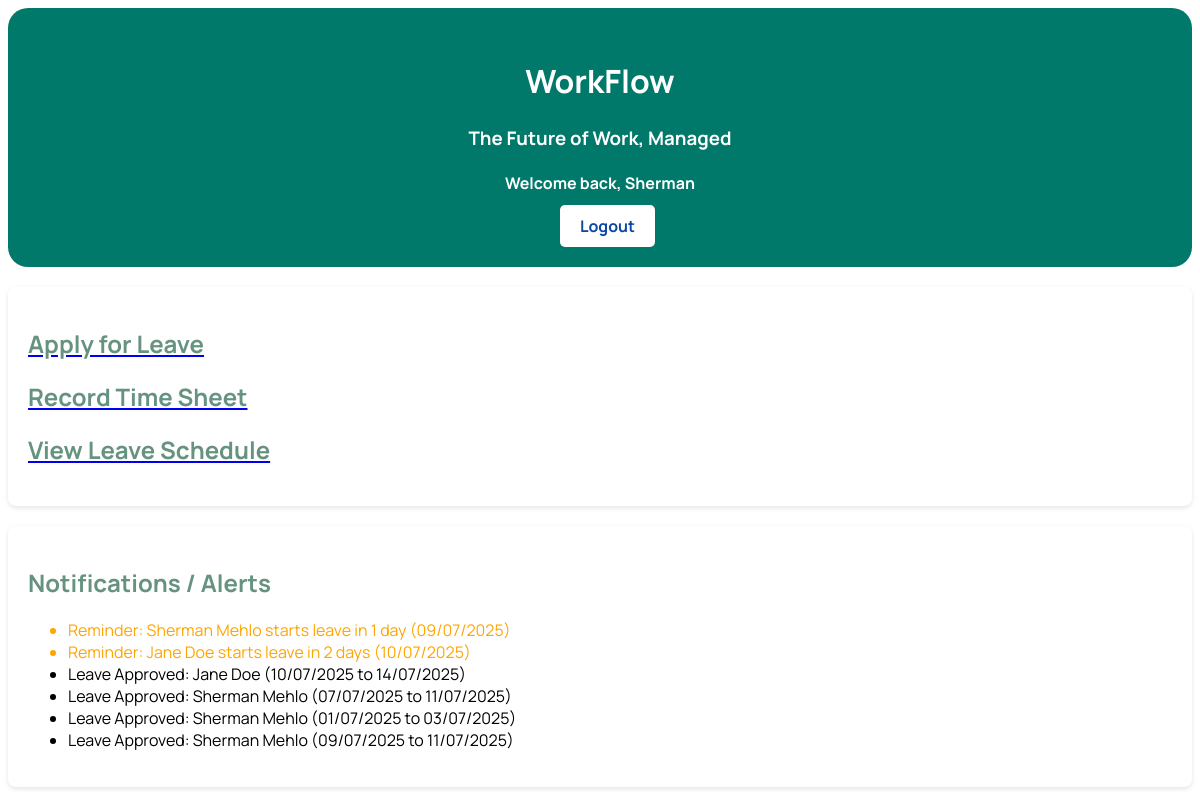
/employee_home.php (signed in), run on the app's committed database.
### tables this page shows
CREATE TABLE IF NOT EXISTS `leave_apps` (
  `id` int NOT NULL AUTO_INCREMENT,
  `first_name` varchar(100) DEFAULT NULL,
  `last_name` varchar(100) DEFAULT NULL,
  `employee_no` int NOT NULL,
  `date_from` date DEFAULT NULL,
  `date_to` date DEFAULT NULL,
  `leave_type` enum('vacation','annual','maternity','paternity','bereavement','sick','unpaid') DEFAULT NULL,
  `reason` varchar(30) DEFAULT NULL,
  `status` enum('pending','approved','rejected') DEFAULT 'pending',
  PRIMARY KEY (`id`)
);

CREATE TABLE IF NOT EXISTS `employees` (
  `id` int NOT NULL AUTO_INCREMENT,
  `first_name` varchar(50) NOT NULL,
  `last_name` varchar(255) NOT NULL,
  `national_id` varchar(50) NOT NULL,
  `dob` date NOT NULL,
  `address` varchar(50) NOT NULL,
  `email` varchar(50) NOT NULL,
  `mobile` int NOT NULL,
  `position` varchar(50) NOT NULL,
  `department` varchar(50) NOT NULL,
  `employee_no` int NOT NULL,
  `wage_rate` int DEFAULT NULL,
  `gender` enum('male','female') DEFAULT NULL,
  `kin` varchar(50) NOT NULL,
  `kin_contact` varchar(50) NOT NULL,
  `date_joined` datetime DEFAULT CURRENT_TIMESTAMP,
  `status` enum('Active','Suspended','Terminated') DEFAULT 'Active',
  PRIMARY KEY (`id`)
);

### employee_home.php (the view, shortened to what this page needs)
<?php
include 'db_connect.php';
?>
<!DOCTYPE html>
<html lang="en">
<head>
    <link rel="stylesheet" href="home.css">
</head>
<body>
<div class="welcome-banner">
    <h1>WorkFlow</h1>
    <h3>The Future of Work, Managed</h3>
    <h4>Welcome back, <?php echo htmlspecialchars($_SESSION['username']); ?></h4>
    <div class="banner-buttons">
      <a href="logout.php">Logout</a>
    </div>
</div>
  <div class="section">
    <a href="leave_form.html"><h2>Apply for Leave</h2></a>
    <a href="timesheet.html"><h2>Record Time Sheet</h2></a>
    <a href="view_leaves.php"><h2>View Leave Schedule</h2></a>
  </div>
  <div class="section">
    <h2>Notifications / Alerts</h2>
    <ul>
      <?php
      $reminderDays = 7;
      $today = date('Y-m-d');
      $upcomingSql = "SELECT e.first_name, e.last_name, l.date_from
                      FROM leave_apps l
                      JOIN employees e ON l.employee_no = e.employee_no
                      WHERE l.status = 'approved'
                        AND l.date_from > ?
                        AND l.date_from <= DATE_ADD(?, INTERVAL ? DAY)
                      ORDER BY l.date_from ASC";
      $upcomingStmt = $conn->prepare($upcomingSql);
      $upcomingStmt->bind_param("ssi", $today, $today, $reminderDays);
      $upcomingStmt->execute();
      $upcomingResult = $upcomingStmt->get_result();
      if ($upcomingResult && $upcomingResult->num_rows > 0) {
        while ($row = $upcomingResult->fetch_assoc()) {
          $leave_date = strtotime($row['date_from']);
          $days_left = (int) ceil(($leave_date - strtotime($today)) / 86400);
          echo "<li style='color: orange;'>Reminder: " . htmlspecialchars($row['first_name'] . " " . $row['last_name']) .
               " starts leave in " . $days_left . " day" . ($days_left !== 1 ? 's' : '') .
               " (" . date("d/m/Y", $leave_date) . ")</li>";
        }
      }
      $leaveSql = "SELECT e.first_name, e.last_name, l.date_from, l.date_to
                   FROM leave_apps l
                   JOIN employees e ON l.employee_no = e.employee_no
                   WHERE l.status = 'approved'
                   ORDER BY l.status DESC
                   LIMIT 10";
      $leaveResult = $conn->query($leaveSql);
      if ($leaveResult && $leaveResult->num_rows > 0) {
        while ($leave = $leaveResult->fetch_assoc()) {
          echo "<li>Leave Approved: " . htmlspecialchars($leave['first_name'] . " " . $leave['last_name']) .
               " (" . date("d/m/Y", strtotime($leave['date_from'])) . " to " . date("d/m/Y", strtotime($leave['date_to'])) . ")</li>";
        }
      } else {
        echo "<li>No recent approved leave applications.</li>";
      }
      ?>
    </ul>
  </div>
</body>
</html>

### home.css (style rules this page uses)
body { font-family: "Manrope", sans-serif; }
.welcome-banner { background-color: #00796b; color: white; padding: 30px; text-align: center; border-radius: 20px; }
.banner-buttons a { background-color: white; color: #0d47a1; padding: 10px 20px; text-decoration: none; margin-left: 15px; border-radius: 5px; font-weight: bold; transition: 0.3s; }
.section { background: white; margin-top: 20px; padding: 20px; border-radius: 8px; box-shadow: 0 2px 5px rgba(0,0,0,0.1); }
.section h2 { color: #064e309d; }

### data on the page
leave_apps: employees.first_name+last_name "Sherman Mehlo", date_from "1", date_from "09/07/2025", date_to "11/07/2025"
leave_apps: employees.first_name+last_name "Jane Doe", date_from "2", date_from "10/07/2025", date_to "14/07/2025"
leave_apps: employees.first_name+last_name "Sherman Mehlo", date_from "07/07/2025", date_to "11/07/2025"
leave_apps: employees.first_name+last_name "Sherman Mehlo", date_from "01/07/2025", date_to "03/07/2025"

### other printed values
$_SESSION['username'] "Sherman"
